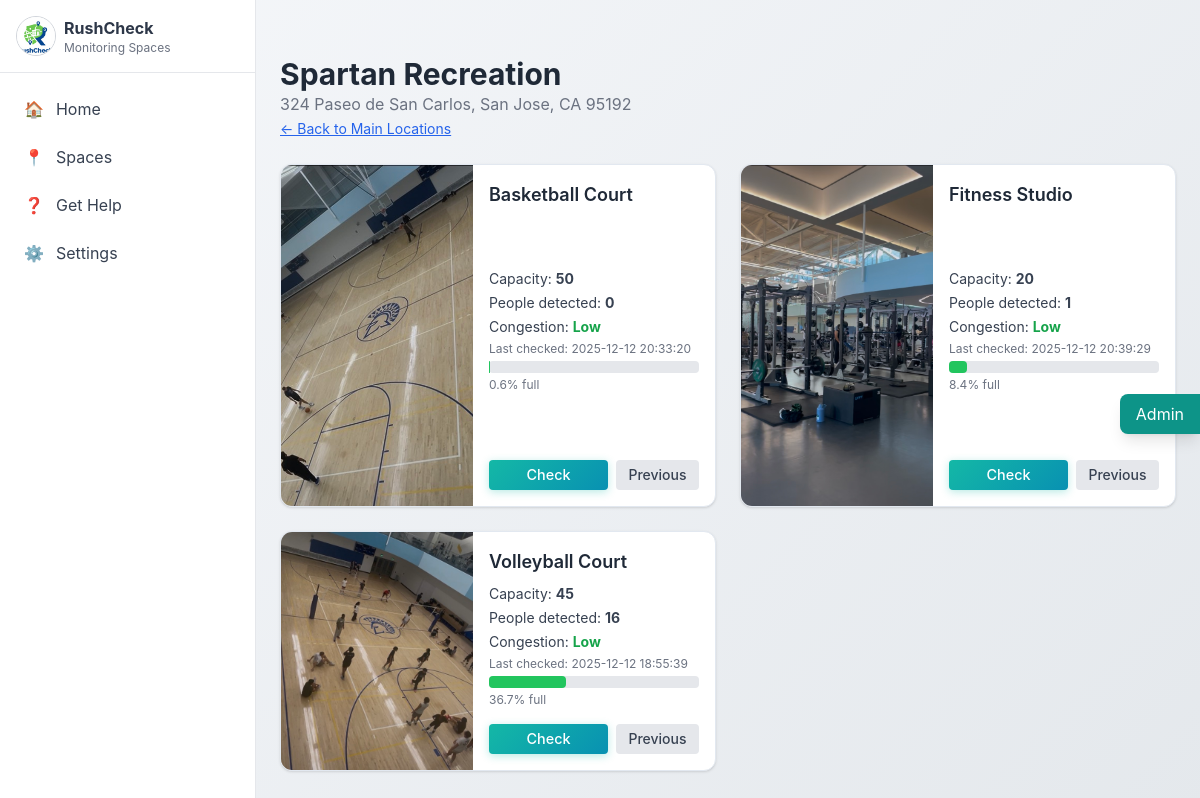
Screenshot of /spaces/2 with the database file from the repository.
### tables this page shows
CREATE TABLE main_locations (
            id INTEGER PRIMARY KEY AUTOINCREMENT,
            name TEXT,
            capacity INTEGER,
            image TEXT,
            address TEXT
        );

CREATE TABLE sub_locations (
            id INTEGER PRIMARY KEY AUTOINCREMENT,
            main_location_id INTEGER,
            name TEXT,
            capacity INTEGER,
            image TEXT,
            video TEXT,
            FOREIGN KEY (main_location_id) REFERENCES main_locations(id)
        );

CREATE TABLE status (
            id INTEGER PRIMARY KEY,
            location_name TEXT,
            average_people INTEGER,
            capacity INTEGER,
            percent REAL,
            level TEXT,
            updated_at TIMESTAMP DEFAULT CURRENT_TIMESTAMP
        );

### app.py (the view)
@app.route("/spaces/<int:location_id>")
def view_sub_locations(location_id):
    db = get_db()
    main = db.execute(
        "SELECT * FROM main_locations WHERE id = ?", (location_id,)
    ).fetchone()
    if not main:
        return "Not found", 404
    subs = db.execute("""
        SELECT s.*,
               st.average_people,
               st.level,
               st.percent,
               st.updated_at
        FROM sub_locations s
        LEFT JOIN status st ON st.id = s.id
        WHERE s.main_location_id = ?
        ORDER BY s.name
    """, (location_id,)).fetchall()
    return render_template(
        "sub_locations.html",
        main_location=dict(main),
        sub_locations=[dict(s) for s in subs]
    )

### app.py (called while the page is built)
def get_db():
    if "_db" not in g:
        g._db = sqlite3.connect(DATABASE)
        g._db.row_factory = sqlite3.Row
    return g._db

### Templates/sub_locations.html (shortened to what this page needs)
{% extends 'layout.html' %} {% block content %}
<div class="max-w-6xl mx-auto">
  <div class="mb-6">
    <h2 class="text-3xl font-bold text-gray-800">{{ main_location.name }}</h2>
    <p class="text-gray-500">{{ main_location.address }}</p>
    <a href="{{ url_for('spaces') }}" class="text-blue-600 underline text-sm">
      ← Back to Main Locations
    </a>
  </div>
  <div class="grid grid-cols-1 md:grid-cols-2 gap-6">
    {% for sub in sub_locations %}
    <div
      class="space-card bg-white rounded-xl shadow border overflow-hidden flex"
    >
      <img
        src="{{ url_for('static', filename=sub.image.replace('\\','/')) }}"
        class="w-48 h-full object-cover"
        onerror="this.src='{{ url_for('static', filename='uploads/images/default.jpg') }}'"
      />
      <div class="p-4 flex-1 flex flex-col justify-between">
        <h3 class="text-lg font-semibold text-gray-800 mb-2">{{ sub.name }}</h3>
        <div class="space-y-1 text-sm text-gray-700">
          <div>Capacity: <strong>{{ sub.capacity }}</strong></div>
          <div>
            People detected:
            <strong id="people-{{ sub.id }}">
              {{ sub.average_people or 0 }}
            </strong>
          </div>
          <div>
            Congestion:
            <strong
              id="level-{{ sub.id }}"
              class="{% if sub.level == 'High' %}text-red-600{% elif sub.level == 'Medium' %}text-yellow-600{% else %}text-green-600{% endif %}"
            >
              {{ sub.level or "Not checked" }}
            </strong>
          </div>
          <div class="text-xs text-gray-500">
            Last checked:
            <span id="time-{{ sub.id }}"> {{ sub.updated_at or "-" }} </span>
          </div>
          <div class="mt-2">
            <div class="h-3 bg-gray-200 rounded">
              <div
                id="bar-{{ sub.id }}"
                class="h-3 rounded transition-all duration-700 {% if sub.level == 'High' %}bg-red-500 {% elif sub.level == 'Medium' %}bg-yellow-400 {% else %}bg-green-500{% endif %}"
                style="width: {{ sub.percent or 0 }}%"
              ></div>
            </div>
            <p class="text-xs text-gray-500 mt-1">
              <span id="percent-{{ sub.id }}">{{ sub.percent or 0 }}</span>%
              full
            </p>
          </div>
        </div>
        <div class="flex gap-2 mt-4">
          <button
            class="check-btn flex-1 py-1 rounded text-white bg-blue-600"
            data-loc="{{ sub.id }}"
          >
            Check
          </button>
          <button
            class="prev-btn flex-1 bg-gray-200 text-gray-700 py-1 rounded text-sm"
            data-loc="{{ sub.id }}"
          >
            Previous
          </button>
        </div>
      </div>
    </div>
    {% endfor %}
  </div>
</div>
{% endblock %}

### Static/CSS/custom.css (style rules this page uses)
body { -webkit-font-smoothing: antialiased; -moz-osx-font-smoothing: grayscale; }
* { box-sizing: border-box; }
body { font-family: "Inter", -apple-system, BlinkMacSystemFont, "Segoe UI", Roboto, sans-serif; margin: 0; background: linear-gradient(135deg, #f5f7fa 0%, #e4e8ec 100%); color: #2d3748; }
.grid { display: grid; grid-template-columns: repeat(auto-fill, minmax(280px, 1fr)); gap: 24px; animation: fadeInUp 0.8s ease-out; }
.check-btn { background: linear-gradient(135deg, #14b8a6 0%, #0891b2 100%); color: #fff; padding: 10px 18px; border: none; border-radius: 8px; cursor: pointer; font-weight: 600; font-size: 0.9rem; transition: all 0.3s ease; box-shadow: 0 2px 8px rgba(20, 184, 166, 0.3); }
.space-card { transition: all 0.3s cubic-bezier(0.4, 0, 0.2, 1); border: 1px solid #e2e8f0; }
.space-card img { transition: transform 0.4s ease; }
.check-btn, .prev-btn { transition: all 0.2s ease; font-weight: 500; }

### rows the page displays
main_locations: name "Spartan Recreation", address "324 Paseo de San Carlos, San Jose, CA 95192"
sub_locations: image (picture), name "Basketball Court", capacity "50", average_people "0", level "Low", updated_at "2025-12-12 20:33:20", percent "0.6"
sub_locations: image (picture), name "Fitness Studio", capacity "20", average_people "1", level "Low", updated_at "2025-12-12 20:39:29", percent "8.4"
sub_locations: image (picture), name "Volleyball Court", capacity "45", average_people "16", level "Low", updated_at "2025-12-12 18:55:39", percent "36.7"
